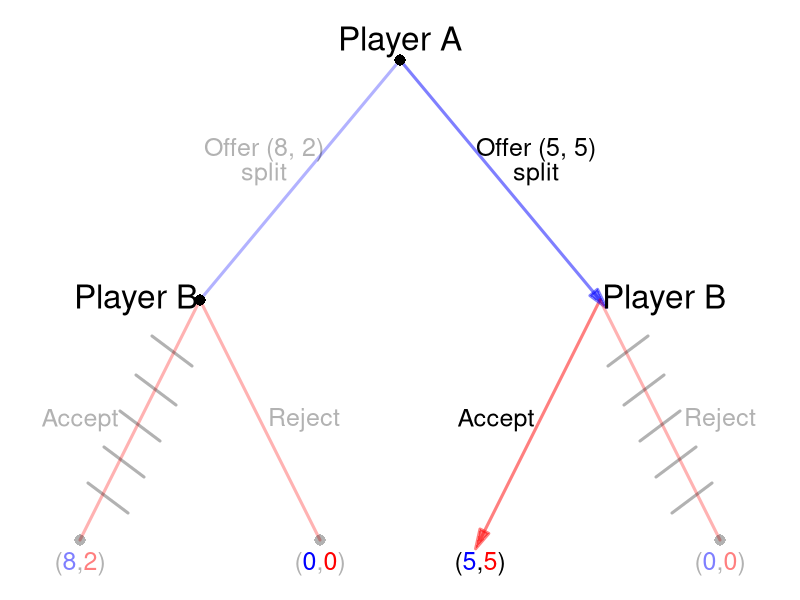

Generate this figure with R:
require(shape)
pdf(file = "people/sequential_ultimatum_reciprocal.pdf", width = 9, height = 7)

#Set parameters for graphics
axislabelsize <- 1.5
labelsize <- 2
actionlabelsize <- 1.5
graphlinewidth <- 3
segmentlinewidth <- 2
nodesize <- 1.5
fadelevel <- 0.3

COL <- c("#7fc97f", "#beaed4", "#fdc086", "#ffff99", "#386cb0", "#f0027f", "#bf5b17", "#666666")
COLA <- c("#99d8c9","#66c2a4","#41ae76", "#238b45", "#005824")
COLB <- c("#4eb3d3", "#2b8cbe", "#0868ac","#084081")

par(mar =  c(0, 0, 0, 0))

xlims <- c(0, 10)
ylims <- c(0, 10)

npts <- 501 
x <- seq(xlims[1], xlims[2], length.out = npts)
y <- seq(ylims[1], ylims[2], length.out = npts) 

plot(0, 0, xlim = xlims, ylim = ylims, type = "n",
     xlab = expression(paste("")),
     ylab = expression(paste("")), 
     xaxt = "n", 
     yaxt = "n", 
     cex.lab = axislabelsize, 
     bty = "n",
     xaxs="i", 
     yaxs="i")

ticksy <- seq(from = 0, to = ylims[2], by = 2)
ylabels <- seq(from = 0, to = ylims[2], by = 2)
ticksx <- seq(from = 0, to = xlims[2], by = 2)
xlabels <- seq(from = 0, to = xlims[2], by = 2)

#Branches for Aram
#Offer (8, 2)
segments(5, 9, 2.5, 5, lty = 1, col = rgb(0, 0, 1, fadelevel), lwd = graphlinewidth)
#Offer (5, 5)
#segments(5, 9, 7.5, 5, lty = 1, col = rgb(0, 0, 1, fadelevel), lwd = graphlinewidth)

#Branches for Bina
#From A offer (8, 2)
#Bina Acept
Arrows(7.5, 5, 6, 1, col = rgb(1, 0, 0, 0.5), lty = 1, lwd = 3, arr.type = "triangle")
segments(2.5, 5, 1, 1, lty = 1, col = rgb(1, 0, 0, fadelevel), lwd = graphlinewidth)

#Branches for A (arrow)
#Offer (8, 2)

Arrows(5, 9, 7.5, 5, col = rgb(0, 0, 1, 0.5), lty = 1, lwd = 3, arr.type = "triangle")



#Bina Reject
segments(2.5, 5, 4, 1, lty = 1, col = rgb(1, 0, 0, fadelevel), lwd = graphlinewidth)

#From Aram offer (5, 5)
#Bina Accept
#segments(7.5, 5, 6, 1, lty = 1, col = rgb(1, 0, 0, fadelevel), lwd = graphlinewidth)

#Bina Reject
segments(7.5, 5, 9, 1, lty = 1, col = rgb(1, 0, 0, fadelevel), lwd = graphlinewidth)



#Initial node
points(5, 9, pch = 16, col = "black", cex = nodesize)

#P1 Nodes
points(2.5, 5, pch = 16, col = "black", cex = nodesize)
#points(7.5, 5, pch = 16, col = "black", cex = nodesize)

#P2 Terminal Nodes
points(1, 1, pch = 16, col = rgb(0,0,0,fadelevel), cex = nodesize)
points(4, 1, pch = 16, col = rgb(0,0,0,fadelevel), cex = nodesize)
#points(6, 1, pch = 16, col = "black", cex = nodesize)
points(9, 1, pch = 16, col = rgb(0,0,0,fadelevel), cex = nodesize)

text(5, 9.3, expression(paste("Player A")), cex = labelsize)

text(3.3, 7.5, expression(paste("Offer (8, 2)")), cex = actionlabelsize, col = rgb(0,0,0,fadelevel))
text(3.3, 7.1, expression(paste("split")), cex = actionlabelsize, col = rgb(0,0,0,fadelevel))
text(6.7, 7.5, expression(paste("Offer (5, 5)")), cex = actionlabelsize)
text(6.7, 7.1, expression(paste("split")), cex = actionlabelsize)


text(1.7, 5, expression(paste("Player B")), cex = labelsize)
text(1, 3, expression(paste("Accept")), cex = actionlabelsize, col = rgb(0,0,0,fadelevel))
text(3.8, 3, expression(paste("Reject")), cex = actionlabelsize, col = rgb(0,0,0,fadelevel))


text(8.3, 5, expression(paste("Player B")), cex = labelsize)
text(6.2, 3, expression(paste("Accept")), cex = actionlabelsize)
text(9, 3, expression(paste("Reject")), cex = actionlabelsize, col = rgb(0,0,0,fadelevel))


#Payoffs 
text(1, .6, expression("(" * phantom("8") * "," * phantom("2") * ")"), cex = actionlabelsize, col = rgb(0,0,0,fadelevel))
text(1, .6, expression(phantom("(") * "8" * phantom(",") * phantom("2") * phantom(")")), col = rgb(0, 0, 1, 0.5,fadelevel),  cex = actionlabelsize)
text(1, .6, expression(phantom("(") * phantom("8") * phantom(",") * "2" * phantom(")")), col = rgb(1, 0, 0, 0.5,fadelevel), cex = actionlabelsize)

text(4, .6, expression("(" * phantom("0") * "," * phantom("0") * ")"), cex = actionlabelsize, col = rgb(0,0,0,fadelevel))
text(4, .6, expression(phantom("(") * "0" * phantom(",") * phantom("0") * phantom(")")), col = rgb(0, 0, 1, 1,fadelevel),  cex = actionlabelsize)
text(4, .6, expression(phantom("(") * phantom("0") * phantom(",") * "0" * phantom(")")), col = rgb(1, 0, 0, 1,fadelevel), cex = actionlabelsize)

text(6, .6, expression("(" * phantom("5") * "," * phantom("5") * ")"), cex = actionlabelsize)
text(6, .6, expression(phantom("(") * "5" * phantom(",") * phantom("5") * phantom(")")), col = rgb(0, 0, 1, 1),  cex = actionlabelsize)
text(6, .6, expression(phantom("(") * phantom("5") * phantom(",") * "5" * phantom(")")), col = rgb(1, 0, 0, 1), cex = actionlabelsize)

text(9, .6, expression("(" * phantom("0") * "," * phantom("0") * ")"), cex = actionlabelsize, col = rgb(0,0,0,fadelevel))
text(9, .6, expression(phantom("(") * "0" * phantom(",") * phantom("0") * phantom(")")), col = rgb(0, 0, 1, 0.5,fadelevel),  cex = actionlabelsize)
text(9, .6, expression(phantom("(") * phantom("0") * phantom(",") * "0" * phantom(")")), col = rgb(1, 0, 0, 0.5,fadelevel), cex = actionlabelsize)


#Cutting branch plant late when A plants early
# segments(2.6, 3.9, 3.1, 4.4, lty = 1, col = rgb(0,0,0,fadelevel), lwd = graphlinewidth)
# segments(2.8, 3.25, 3.3, 3.75, lty = 1, col = rgb(0,0,0,fadelevel), lwd = graphlinewidth)
# segments(3, 2.65, 3.5, 3.15, lty = 1, col = rgb(0,0,0,fadelevel), lwd = graphlinewidth)
# segments(3.2, 2.05, 3.7, 2.55, lty = 1, col = rgb(0,0,0,fadelevel), lwd = graphlinewidth)
# segments(3.4, 1.45, 3.9, 1.95, lty = 1, col = rgb(0,0,0,fadelevel), lwd = graphlinewidth)


#Cutting branch plant late when A plants early
segments(7.6, 3.9, 8.1, 4.4, lty = 1, col = rgb(0,0,0,fadelevel), lwd = graphlinewidth)
segments(7.8, 3.25, 8.3, 3.75, lty = 1, col = rgb(0,0,0,fadelevel), lwd = graphlinewidth)
segments(8, 2.65, 8.5, 3.15, lty = 1, col = rgb(0,0,0,fadelevel), lwd = graphlinewidth)
segments(8.2, 2.05, 8.7, 2.55, lty = 1, col = rgb(0,0,0,fadelevel), lwd = graphlinewidth)
segments(8.4, 1.45, 8.9, 1.95, lty = 1, col = rgb(0,0,0,fadelevel), lwd = graphlinewidth)
 


#Cutting branch plant late when A plants
segments(2.4, 3.9, 1.9, 4.4, lty = 1, col = rgb(0,0,0,fadelevel), lwd = graphlinewidth)
segments(2.2, 3.25, 1.7, 3.75, lty = 1, col = rgb(0,0,0,fadelevel), lwd = graphlinewidth)
segments(2, 2.65, 1.5, 3.15, lty = 1, col = rgb(0,0,0,fadelevel), lwd = graphlinewidth)
segments(1.8, 2.05, 1.3, 2.55, lty = 1, col = rgb(0,0,0,fadelevel), lwd = graphlinewidth)
segments(1.6, 1.45, 1.1, 1.95, lty = 1, col = rgb(0,0,0,fadelevel), lwd = graphlinewidth)


dev.off()
